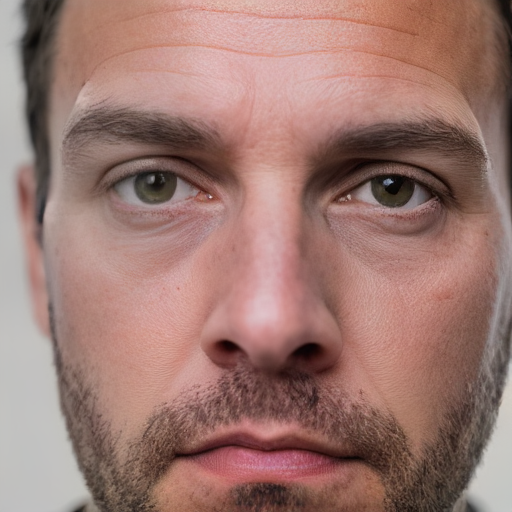
#> input picture booth/stock/stock_neutral_a.png, 512 x 512 px
$ python test_quality.py   (older library calls are emulated)
#> lines starting #> are read from the running program, lines starting #| are printed output that depends on the picture
### booth/smile.py

"""Finding a face, and deciding whether it is smiling."""

import logging
import os

import cv2

from . import expression

log = logging.getLogger(__name__)

MOUTH_TOP = 0.55
MOUTH_BOTTOM = 1.0

_CASCADE_DIRS = (
    "/usr/share/opencv4/haarcascades/",
    "/usr/share/opencv/haarcascades/",
    "/usr/share/OpenCV/haarcascades/",
)


def cascade_path(name):
    """Absolute path to a named Haar cascade XML, wherever OpenCV put it."""
#> called with name = 'haarcascade_frontalface_default.xml'
    bundled = getattr(getattr(cv2, "data", None), "haarcascades", None)
    for directory in ([bundled] if bundled else []) + list(_CASCADE_DIRS):
        candidate = os.path.join(directory, name)
        if os.path.isfile(candidate):
            return candidate
    raise RuntimeError(
        f"cannot find {name}; looked in {[bundled] + list(_CASCADE_DIRS)}")


class Detection:
    """One frame's worth of findings."""

    __slots__ = ("face", "smiling", "confidence")

    def __init__(self, face=None, smiling=False, confidence=0.0):
        self.face = face
        self.smiling = smiling
        self.confidence = confidence

    @property
    def has_face(self):
        return self.face is not None


class SmileDetector:
    def __init__(self, min_face=90, smile_neighbors=24, happy_threshold=0.5,
                 model=None):
        self._face = cv2.CascadeClassifier(
            cascade_path("haarcascade_frontalface_default.xml"))
        self._smile = cv2.CascadeClassifier(
            cascade_path("haarcascade_smile.xml"))
        if self._face.empty() or self._smile.empty():
            raise RuntimeError("Haar cascade files found but failed to load")
        self._min_face = min_face
        self._smile_neighbors = smile_neighbors
        self._threshold = happy_threshold
        self._model = model if model is not None else expression.try_load()

    @property
    def using_model(self):
        return self._model is not None

    def detect(self, frame):
        grey_raw = cv2.cvtColor(frame, cv2.COLOR_BGR2GRAY)
        grey_eq = cv2.equalizeHist(grey_raw)

        faces = self._face.detectMultiScale(
            grey_eq, scaleFactor=1.2, minNeighbors=5,
            minSize=(self._min_face, self._min_face))
        if len(faces) == 0:
            return Detection()

        face = max(faces, key=lambda f: f[2] * f[3])

        if self._model is not None:
            score = self._model.happiness(grey_raw, face)
            return Detection(face=tuple(face), smiling=score >= self._threshold,
                             confidence=score)
        return self._cascade_smile(grey_eq, face)

    def _cascade_smile(self, grey, face):
        x, y, w, h = face
        mouth = grey[int(y + h * MOUTH_TOP):int(y + h * MOUTH_BOTTOM), x:x + w]
        if mouth.size == 0:
            return Detection(face=tuple(face))
        smiles = self._smile.detectMultiScale(
            mouth, scaleFactor=1.7, minNeighbors=self._smile_neighbors,
            minSize=(int(w * 0.25), int(h * 0.10)))
        return Detection(face=tuple(face), smiling=len(smiles) > 0,
                         confidence=min(1.0, len(smiles) / 2.0))


class SmileGate:
    """Turns a noisy per-frame boolean into one trigger."""

    # [33 lines left out: functions __init__, progress, update, reset, not called in this run]

### booth/sources.py

"""Where frames come from."""

import fcntl
import fnmatch
import glob
import logging
import os
import re
import struct
import time

import cv2
import numpy as np

log = logging.getLogger(__name__)

FRAME_W = 640
FRAME_H = 480

_VIDIOC_QUERYCAP = 0x80685600
_V4L2_CAP_VIDEO_CAPTURE = 0x00000001
_V4L2_CAP_DEVICE_CAPS = 0x80000000

_QUERYCAP_SIZE = 104
_OFF_CARD = 16
_OFF_CAPABILITIES = 84
_OFF_DEVICE_CAPS = 88


# [32 lines left out: functions _querycap, _sysfs_id_path, not called in this run]


class FrameSource:
    """A thing that yields BGR frames."""

    live = False
    label = "none"

    def read(self):
        raise NotImplementedError

    def close(self):
        pass


class V4L2Camera(FrameSource):
    """A USB webcam."""

    live = True

    # [18 lines left out: functions __init__, read, not called in this run]

    def close(self):
        self._cap.release()


class StockPortraits(FrameSource):
    """Cycles through bundled portraits when there is no camera."""

    live = False

    HEAD_SCALE = 0.7

    def __init__(self, directory, dwell_s=6.0):
#> called with directory = 'booth/stock', dwell_s = 6
        paths = sorted(glob.glob(os.path.join(directory, "*.png")))
        self._frames = []
        for p in paths:
            img = cv2.imread(p, cv2.IMREAD_COLOR)
#> img is the input picture: shape (512, 512, 3); mean B, G, R 113.1, 120.4, 156.9
            if img is not None:
                self._frames.append(self._compose(img))
#> in _compose, `canvas[y0:y0 + side, x0:x0 + side] = small`:
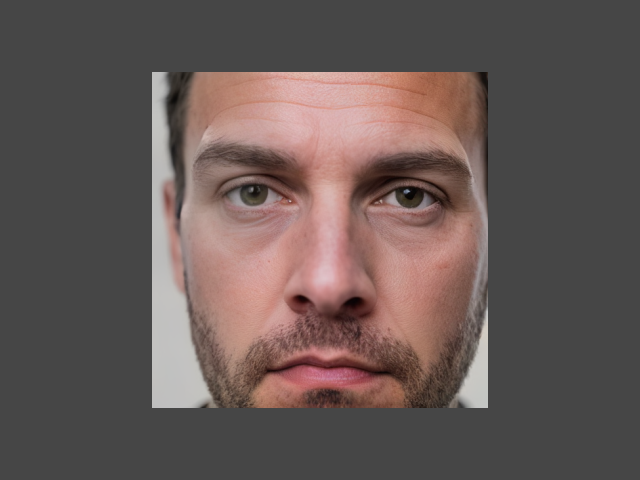
#> canvas: shape (480, 640, 3); mean B, G, R 85.8, 88.5, 101.9
#> pass 2 of the loop in __init__, `for p in paths:`:
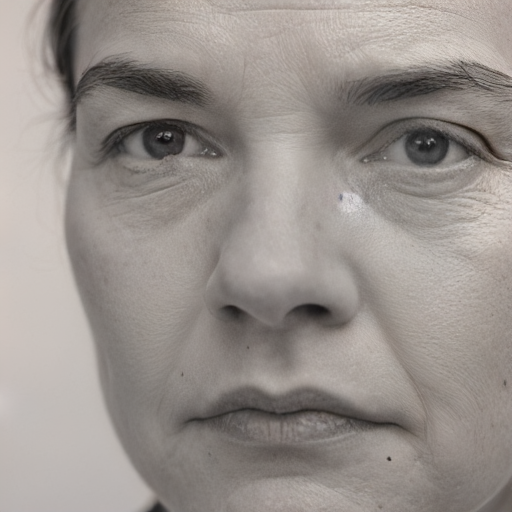
#> input picture booth/stock/stock_neutral_b.png, 512 x 512 px
#> in __init__, img is the input picture: shape (512, 512, 3); mean B, G, R 140.3, 145.1, 152
#> in _compose (call 2), `canvas[y0:y0 + side, x0:x0 + side] = small`:
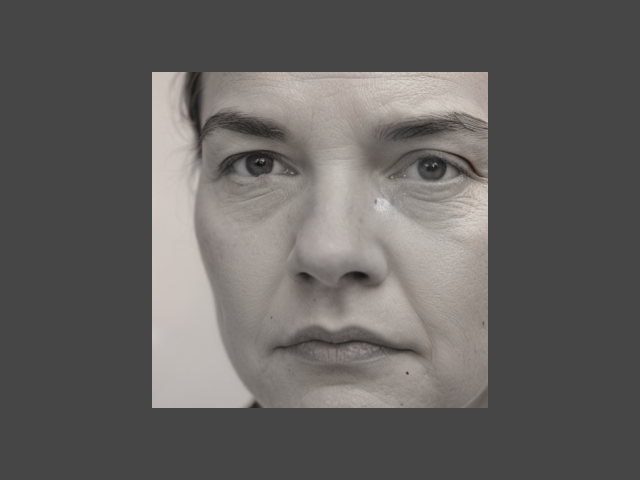
#> canvas: shape (480, 640, 3); mean B, G, R 95.8, 97.6, 100.1
#> pass 3 of the loop in __init__, `for p in paths:`:
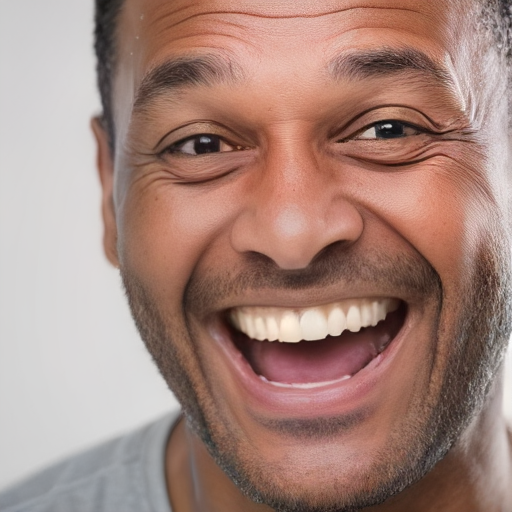
#> input picture booth/stock/stock_smile_a.png, 512 x 512 px
#> in __init__, img is the input picture: shape (512, 512, 3); mean B, G, R 124.5, 134, 165.8
#> in _compose (call 3), `canvas[y0:y0 + side, x0:x0 + side] = small`:
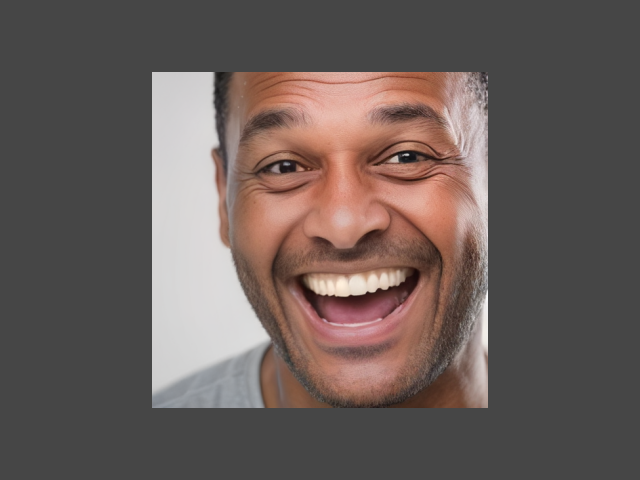
#> canvas: shape (480, 640, 3); mean B, G, R 90, 93.5, 105.2
        if not self._frames:
            self._frames = [np.full((FRAME_H, FRAME_W, 3), 90, np.uint8)]
            log.warning("no stock portraits in %s", directory)
        self._dwell = dwell_s
        self.label = f"stock portraits ({len(self._frames)})"
#> self.label = 'stock portraits (3)'

    @classmethod
    def _compose(cls, img):
        """Place the portrait in a webcam-sized frame at a plausible distance."""
        side = int(FRAME_H * cls.HEAD_SCALE)
        small = cv2.resize(img, (side, side), interpolation=cv2.INTER_AREA)
        canvas = np.full((FRAME_H, FRAME_W, 3), 70, np.uint8)
        x0, y0 = (FRAME_W - side) // 2, (FRAME_H - side) // 2
        canvas[y0:y0 + side, x0:x0 + side] = small
        return canvas

    # [59 lines left out: functions read, find_camera, open_source, not called in this run]

### booth/quality.py

"""Deciding whether a frame is worth generating from, and levelling it if so."""

import logging

import cv2
import numpy as np

from .smile import cascade_path

log = logging.getLogger(__name__)

MIN_SHARPNESS = 150.0
MIN_FACE_FRACTION = 0.30
MAX_ROLL_DEG = 25.0


class Quality:
    __slots__ = ("ok", "advice", "sharpness", "face_fraction", "roll_deg",
                 "eyes")

    def __init__(self, ok, advice="", sharpness=0.0, face_fraction=0.0,
                 roll_deg=0.0, eyes=None):
        self.ok = ok
        self.advice = advice
        self.sharpness = sharpness
        self.face_fraction = face_fraction
        self.roll_deg = roll_deg
        self.eyes = eyes

    # [4 lines left out: function __repr__, not called in this run]


class QualityGate:
    def __init__(self, min_sharpness=MIN_SHARPNESS,
                 min_face_fraction=MIN_FACE_FRACTION):
        self._eyes = cv2.CascadeClassifier(cascade_path("haarcascade_eye.xml"))
        if self._eyes.empty():
            raise RuntimeError("eye cascade file found but failed to load")
        self._min_sharpness = min_sharpness
        self._min_face_fraction = min_face_fraction

    def find_eyes(self, grey, face):
        """Eye centres inside a face box, upper half only, left-to-right."""
        x, y, w, h = face
        roi = grey[y:y + int(h * 0.55), x:x + w]
        if roi.size == 0:
            return []
        found = self._eyes.detectMultiScale(
            roi, scaleFactor=1.1, minNeighbors=6,
            minSize=(int(w * 0.10), int(w * 0.10)))
        centres = [(x + ex + ew / 2.0, y + ey + eh / 2.0)
                   for ex, ey, ew, eh in found]
        centres.sort(key=lambda p: p[0])
        return centres

    def assess(self, frame, face):
        h, w = frame.shape[:2]
        fx, fy, fw, fh = face
        grey = cv2.cvtColor(frame, cv2.COLOR_BGR2GRAY)

        face_fraction = fh / float(h)
        region = grey[fy:fy + fh, fx:fx + fw]
        sharpness = (float(cv2.Laplacian(region, cv2.CV_64F).var())
                     if region.size else 0.0)

        eyes = self.find_eyes(grey, face)
        roll = 0.0
        if len(eyes) >= 2:
            left, right = eyes[0], eyes[-1]
            roll = float(np.degrees(np.arctan2(right[1] - left[1],
                                               right[0] - left[0])))

        if face_fraction < self._min_face_fraction:
            advice = "Come closer"
        elif sharpness < self._min_sharpness:
            advice = "Hold still"
        else:
            advice = ""

        return Quality(ok=not advice, advice=advice, sharpness=sharpness,
                       face_fraction=face_fraction, roll_deg=roll, eyes=eyes)


def level(frame, face, eyes):
    """Rotate so the eyes are horizontal, about the midpoint between them."""
    if not eyes or len(eyes) < 2:
        return frame
    left, right = eyes[0], eyes[-1]
    angle = float(np.degrees(np.arctan2(right[1] - left[1], right[0] - left[0])))
    if abs(angle) < 1.5:
        return frame
    centre = ((left[0] + right[0]) / 2.0, (left[1] + right[1]) / 2.0)
    m = cv2.getRotationMatrix2D(centre, angle, 1.0)
    h, w = frame.shape[:2]
    return cv2.warpAffine(frame, m, (w, h), flags=cv2.INTER_LINEAR,
                          borderMode=cv2.BORDER_REPLICATE)

### booth/expression.py

"""Is this face happy?"""

import logging
import os

import cv2
import numpy as np

log = logging.getLogger(__name__)

MODEL_PATH = os.environ.get("FER_MODEL", "/app/models/emotion-ferplus-8.onnx")

EMOTIONS = ("neutral", "happiness", "surprise", "sadness",
            "anger", "disgust", "fear", "contempt")
HAPPINESS = EMOTIONS.index("happiness")

INPUT_SIZE = 64


# [4 lines left out: function _softmax, not called in this run]


class ExpressionModel:
    """FER+ over ONNX Runtime. Raises if it cannot be loaded."""

    def __init__(self, path=MODEL_PATH):
        import onnxruntime as ort

        if not os.path.isfile(path):
            raise FileNotFoundError(path)
        opts = ort.SessionOptions()
        opts.intra_op_num_threads = 1
        opts.inter_op_num_threads = 1
        opts.log_severity_level = 3
        self._sess = ort.InferenceSession(path, sess_options=opts,
                                          providers=["CPUExecutionProvider"])
        self._input = self._sess.get_inputs()[0].name
        log.info("expression model loaded from %s", path)

    # [16 lines left out: function happiness, not called in this run]


def try_load(path=MODEL_PATH):
    """Load the model, or return None and say why."""
    try:
        return ExpressionModel(path)
    except Exception as exc:
        log.warning("expression model unavailable (%s: %s); "
                    "falling back to the Haar smile cascade",
                    type(exc).__name__, exc)
        return None

### test_quality.py
"""The gate should reject the frame that produced the bad results."""
import glob, os, sys
import cv2
sys.path.insert(0, os.path.dirname(os.path.abspath(__file__)))
from booth.quality import QualityGate, level
from booth.smile import SmileDetector
from booth.sources import StockPortraits

det, gate = SmileDetector(), QualityGate()

print(f"  {'image':22} {'face':6} {'sharp':>7} {'frac':>6} {'eyes':>5} "
      f"{'roll':>6} {'ok':>5}  advice")
rows = []

# The real webcam frame that produced a stranger's face.
if os.path.isfile("_subject.jpg"):
    rows.append(("REAL webcam frame", cv2.imread("_subject.jpg")))

src = StockPortraits("booth/stock")
for p, f in zip(sorted(glob.glob("booth/stock/*.png")), src._frames):
    rows.append((os.path.basename(p), f))
#> pass 2 of the loop `for p, f in zip(sorted(glob.glob("booth/stock/*.png")), src._frames):`:
#> pass 3 of the loop `for p, f in zip(sorted(glob.glob("booth/stock/*.png")), src._frames):`:

for name, frame in rows:
    d = det.detect(frame)
    if not d.has_face:
        print(f"  {name:22} {'no':6}")
        continue
    q = gate.assess(frame, d.face)
    print(f"  {name:22} {'yes':6} {q.sharpness:7.0f} {q.face_fraction:6.2f} "
          f"{len(q.eyes or []):5} {q.roll_deg:6.1f} {str(q.ok):>5}  {q.advice}")
    lev = level(frame, d.face, q.eyes)
    if lev is not frame:
        print(f"  {'':22} levelled by {q.roll_deg:.1f} deg")
#> this loop made 3 passes
#> (name, fx in assess, fy in assess, fw in assess) on passes 1 to 2: ('stock_neutral_a.png', 142, 45, 384), ('stock_neutral_b.png', 138, 14, 400)
#> (name, fx in assess, fy in assess) on pass 3: ('stock_smile_a.png', 177, 29)
#|   stock_neutral_a.png    yes        267   0.80     2    1.4  True
#|   stock_neutral_b.png    yes        238   0.83     2    1.0  True
#|   stock_smile_a.png      yes        352   0.71     3   16.0  True
#|                          levelled by 16.0 deg
#> pass 1, in detect, `grey_raw = cv2.cvtColor(frame, cv2.COLOR_BGR2GRAY)`:
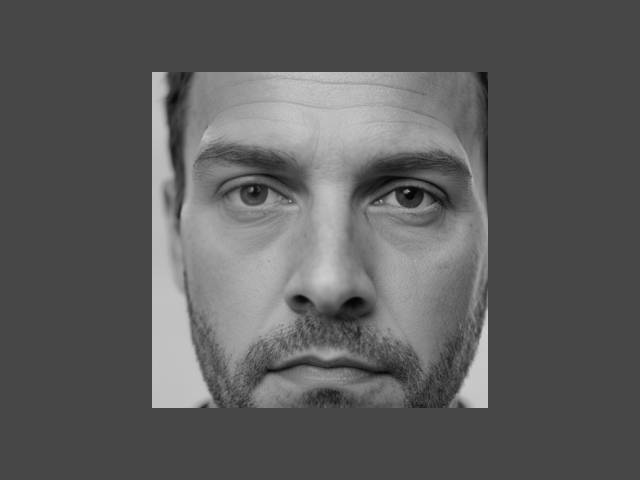
#> grey_raw: shape (480, 640); min 5, max 207, mean 92.2
#> pass 1, in detect, `grey_eq = cv2.equalizeHist(grey_raw)`:
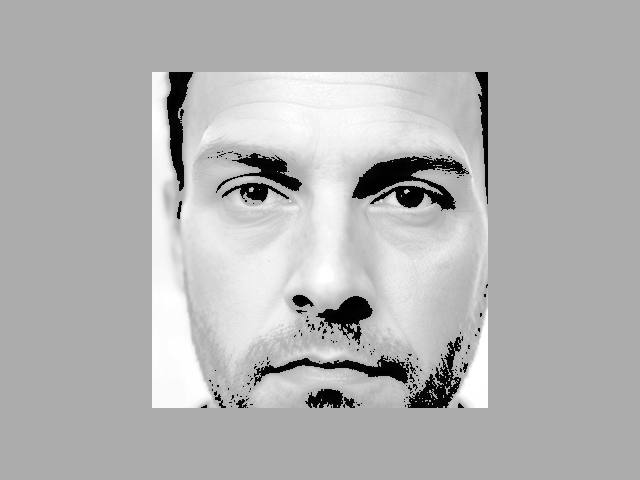
#> grey_eq: shape (480, 640); min 0, max 255, mean 179
#> pass 1, in _cascade_smile, `mouth = grey[int(y + h * MOUTH_TOP):int(y + h * MOUTH_BOTTOM), x:x + w]`:
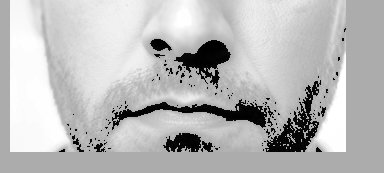
#> mouth: shape (173, 384); min 0, max 255, mean 185.9
#> pass 1, in assess, `region = grey[fy:fy + fh, fx:fx + fw]`:
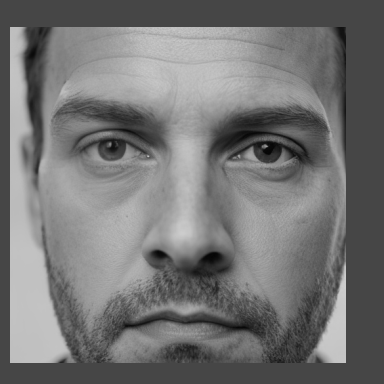
#> region: shape (384, 384); min 5, max 207, mean 116.3
